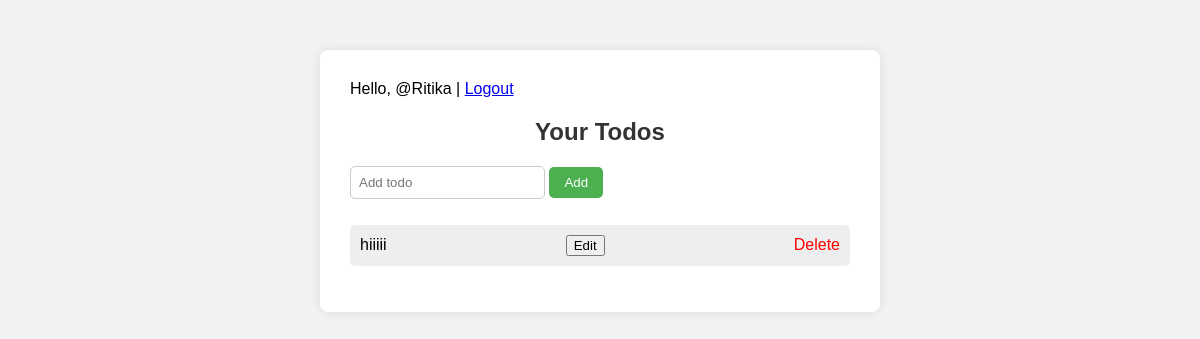
Page /todopage/ (signed in) on the earlier database version.
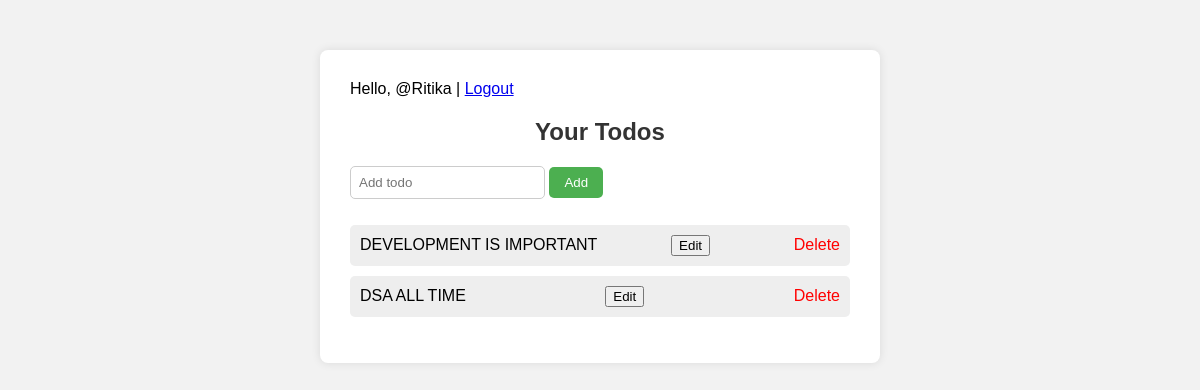
Same page on the later database version.
### todo/models.py (models this page shows, shortened)
class TODOO(models.Model):
    srno=models.AutoField(primary_key=True)
    title=models.CharField(max_length=25)
    date=models.DateTimeField(auto_now_add=True)
    status=models.BooleanField(default=False)
    user=models.ForeignKey(User,on_delete=models.CASCADE)

### todo/views.py (the view)
# urls.py: path('todopage/', views.todo, name='todopage'),
@login_required(login_url='/login/')
def todo(request):
    if request.method == 'POST' and 'add_todo' in request.POST:
        title = request.POST.get('title')
        if title.strip():  # prevent empty todos
            TODOO.objects.create(title=title, user=request.user)
        return redirect('/todopage/')
    if request.method == 'POST' and 'edit_todo' in request.POST:
        srno = request.POST.get('srno')
        todo_obj = TODOO.objects.get(srno=srno, user=request.user)
        todo_obj.title = request.POST.get('title')
        todo_obj.save()
        return redirect('/todopage/')
    todos = TODOO.objects.filter(user=request.user).order_by('-date')
    return render(request, 'todo.html', {'res': todos})

### todo/templates/todo.html (shortened to what this page needs)
{% extends 'base.html' %}
{% block content %}
<h2>Your Todos</h2>
<form method="POST" id="addForm">
  <input type="text" name="title" placeholder="Add todo">
  <button type="submit" name="add_todo">Add</button>
</form>
<ul>
{% for obj in res %}
  <li id="todo-{{ obj.srno }}">
    <span class="todo-title">{{ obj.title }}</span>
    <button class="edit-btn">Edit</button>
    <a href="{% url 'delete_todo' obj.srno %}" style="color:red; margin-left:10px;">Delete</a>
  </li>
{% empty %}
  <li>No todos yet!</li>
{% endfor %}
</ul>
{% endblock %}

### todo/templates/base.html (shortened to what this page needs)
{% load static %}
<!DOCTYPE html>
<html lang="en">
<head>
    <link rel="stylesheet" href="{% static 'todo/style.css' %}">
</head>
<body>
<div class="container">
    <div class="navbar">
        {% if user.is_authenticated %}
            Hello, {{ user.username }} | <a href="{% url 'signout' %}">Logout</a>
        {% else %}
            <a href="{% url 'signup' %}">Sign Up</a> | <a href="{% url 'login' %}">Login</a>
        {% endif %}
    </div>
    {% block content %}{% endblock %}
</div>
</body>
</html>

### todo/static/todo/style.css (style rules this page uses)
body { font-family: Arial, sans-serif; background-color: #f2f2f2; margin: 0; padding: 0; }
.container { width: 500px; margin: 50px auto; background-color: #fff; padding: 30px; box-shadow: 0 0 10px rgba(0,0,0,0.1); border-radius: 8px; }
h2 { text-align: center; color: #333; }
form input[type="text"] { padding: 8px; margin-bottom: 10px; border-radius: 5px; border: 1px solid #ccc; }
form button { padding: 8px 15px; background-color: #4CAF50; border: none; color: white; border-radius: 5px; cursor: pointer; }
ul { list-style-type: none; padding: 0; }
ul li { padding: 10px; margin-bottom: 10px; background-color: #eee; display: flex; justify-content: space-between; align-items: center; border-radius: 5px; }
ul li a { text-decoration: none; }

Differences in the rows shown:
removed TODOO: title "hiiiii"
added TODOO: title "DEVELOPMENT IS IMPORTANT"
added TODOO: title "DSA ALL TIME"
